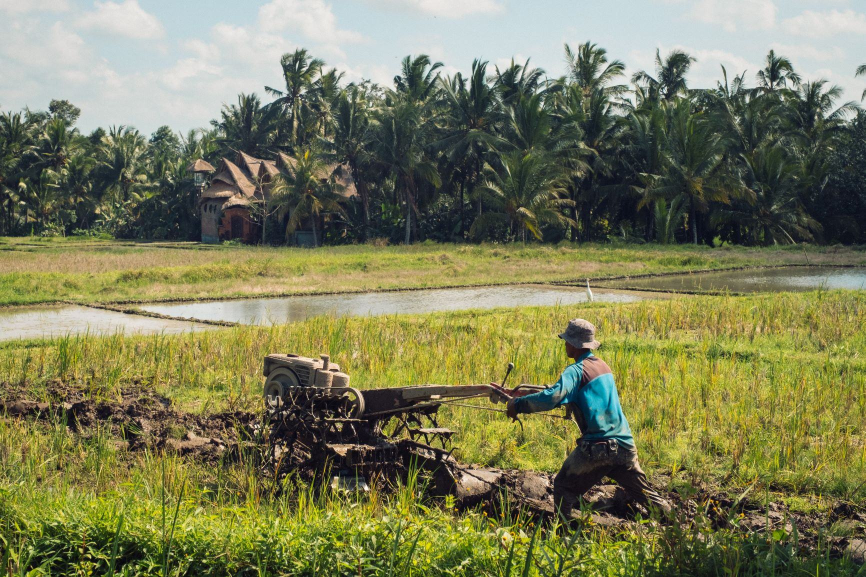
#> input picture tests/images/business-work-1.jpg, 1731 x 1154 px (shown at 1/2 size)
$ python smartcrop_v0_2_1.py tests/images/business-work-1.jpg out.png
#> lines starting #> are read from the running program, lines starting #| are printed output that depends on the picture; after the words box and inside, x2 and y2 are one past the last pixel; in counts of white or black regions, pixels touching at a corner belong together
#> in main, image is the input picture: PIL image 1731x1154 RGB; mean R, G, B 123.1, 124.7, 89
#!/usr/bin/env python
import argparse
import copy
import json
import math
import sys

from PIL import Image, ImageDraw, ImageMath
from PIL.ImageFilter import Kernel

import numpy as np

# Laplace kernel for edge detection
LAPLACE_KERNEL = np.array([[0, -1, 0], [-1, 4, -1], [0, -1, 0]])


def conv2d(a, f):
    """Source: https://stackoverflow.com/a/43087771/1211607 """
    s = f.shape + tuple(np.subtract(a.shape, f.shape) + 1)
    strd = np.lib.stride_tricks.as_strided
    subM = strd(a, shape = s, strides = a.strides * 2, writeable=False)
    return np.einsum('ij,ijkl->kl', f, subM)


def edge_detection(image):
    edges = conv2d(np.pad(image, 1, 'edge'), LAPLACE_KERNEL)
    edges = np.clip(edges, 0, 255).astype(np.uint8)
    return edges


def importance_map(width, height, rule_of_thirds=True, edge_radius=0.4, edge_weight=-20):
    """Draw a importance map

    Regions which are bright are considered important, dark regions unimportant
    """
    lx = np.linspace(0, 1, width)
    ly = np.linspace(0, 1, height)

    # Importance Implementation of smartcrop
    px = np.abs(0.5 - lx) * 2
    py = np.abs(0.5 - ly) * 2
    dx = px - 1 + edge_radius
    dy = py - 1 + edge_radius
    dx[dx < 0] = 0
    dy[dy < 0] = 0

    PX, PY = np.meshgrid(px, py, sparse=True)
    DX, DY = np.meshgrid(dx, dy, sparse=True)

    d = (DX**2 + DY**2) * edge_weight
    s = 1.41 - np.sqrt(PX**2 + PY**2)

    if rule_of_thirds:
        a = ((lx * 2 - 1 / 3) % 2 * 0.5 - 0.5) * 16
        a = 1 - a**2
        a[a < 0] = 0
        b = ((ly * 2 - 1 / 3) % 2 * 0.5 - 0.5) * 16
        b = 1 - b**2
        b[b < 0] = 0

        thirds = (a[:,np.newaxis].T + b[:,np.newaxis])
        thirds += np.flip(thirds)

        # Apply rule of thirds
        t = (s + d + 0.5) * 1.2
        t[t<0] = 0
        s += t * thirds

    return s + d


class SmartCrop(object):

    DEFAULT_SKIN_COLOR = [0.78, 0.57, 0.44]

    def __init__(
        self,
        detail_weight=0.2,
        edge_radius=0.4,
        edge_weight=-20,
        outside_importance=-0.5,
        rule_of_thirds=True,
        saturation_bias=0.2,
        saturation_brightness_max=0.9,
        saturation_brightness_min=0.05,
        saturation_threshold=0.4,
        saturation_weight=0.3,
        score_down_sample=8,
        skin_bias=0.01,
        skin_brightness_max=1,
        skin_brightness_min=0.2,
        skin_color=None,
        skin_threshold=0.8,
        skin_weight=1.8,
    ):
        self.detail_weight = detail_weight
        self.edge_radius = edge_radius
        self.edge_weight = edge_weight
        self.outside_importance = outside_importance
        self.rule_of_thirds = rule_of_thirds
        self.saturation_bias = saturation_bias
        self.saturation_brightness_max = saturation_brightness_max
        self.saturation_brightness_min = saturation_brightness_min
        self.saturation_threshold = saturation_threshold
        self.saturation_weight = saturation_weight
        self.score_down_sample = score_down_sample
        self.skin_bias = skin_bias
        self.skin_brightness_max = skin_brightness_max
        self.skin_brightness_min = skin_brightness_min
        self.skin_color = skin_color or self.DEFAULT_SKIN_COLOR
        self.skin_threshold = skin_threshold
        self.skin_weight = skin_weight

    def analyse(self, image, crop_width, crop_height, debug=False,
                max_scale=1, min_scale=0.8, scale_step=0.1):
        """
        Analyze image and return some suggestions of crops (coordinates).
        This implementation / algorithm is really slow for large images.
        Use `crop()` which is pre-scaling the image before analyzing it.
        """
        # It's not realy grayscale, we use the CIE transformation here
        self._gray = np.array(image.convert('L', (0.2126, 0.7152, 0.0722, 0))) / 255.0
        self._hsv = image.convert('HSV')

        self.img_edges = edge_detection(self._gray * 255)
        self.detect_skin(image)
        self.detect_saturation(image)

        output_image = Image.merge('RGB', [
            Image.fromarray(self.img_skin),
            Image.fromarray(self.img_edges),
            Image.fromarray(self.img_saturation)
        ])

        # Delete images which are no longer required
        del self.img_skin
        del self.img_edges
        del self.img_saturation

        if debug:
            skin, edge, sat = output_image.split()
            edge.save('debug/out_edge.jpg')
            sat.save('debug/out_sat.jpg')
            skin.save('debug/out_skin.jpg')

        # Scale down image for the scoring
        score_output_image = output_image.copy()
        score_output_image.thumbnail(
            (
                image.size[0] / self.score_down_sample,
                image.size[1] / self.score_down_sample
            ),
            Image.Resampling.LANCZOS)

        if debug:
            score_output_image.save('debug/score_image.jpg')

        # Build the arrays for the scoring
        skin, detail, saturation = score_output_image.split()
        skin, detail, saturation = map(np.array, (skin, detail, saturation))
        skin = skin / 255.0
        detail = detail / 255.0
        saturation = saturation / 255.0

        # Calculate the score for each pixel
        self._img_total_score = (detail * self.detail_weight) +\
            (saturation * (detail + self.saturation_bias) * self.saturation_weight) +\
            (skin * (detail + self.skin_bias) * self.skin_weight)

        crops = []
        top_score = -sys.maxsize
        top_crop = None
        for scale in np.arange(max_scale, min_scale - scale_step, -scale_step):
            # Create a importance map for the given scale
            mp = importance_map(int(crop_width * scale / self.score_down_sample),
                                int(crop_height * scale / self.score_down_sample),
                                self.edge_radius, self.edge_weight)

            # Convolve with the score image
            tst = conv2d(self._img_total_score, mp)
            # Extract the location of the maximal score
            argmax = np.unravel_index(np.argmax(tst), tst.shape)
            # Get the score, adjust the score by the scale
            score = tst[argmax[0],argmax[1]] / scale
            # Build the crop information
            crop = {
                'scale': scale,
                'score': score,
                'width': crop_width * scale,
                'height': crop_height * scale,
                'x': argmax[1] * scale * self.score_down_sample,
                'y': argmax[0] * scale * self.score_down_sample
            }
            crops.append(crop)
            if top_score < score:
                top_score = score
                top_crop = crop

        return {'crops': crops, 'top_crop': top_crop}

    def crop(self, image, width, height, debug=False, prescale=True,
             max_scale=1, min_scale=0.9, scale_step=0.1):
        """Not yet fully cleaned from https://github.com/hhatto/smartcrop.py."""
#> called with width = 100, height = 100, debug = False, prescale = True, max_scale = 1, min_scale = 0.8, scale_step = 0.1
        scale = min(image.size[0] / width, image.size[1] / height)
#> scale = 11.54
        crop_width = int(math.floor(width * scale))
#> crop_width = 1154
        crop_height = int(math.floor(height * scale))
#> crop_height = 1154
        # img = 100x100, width = 95x95, scale = 100/95, 1/scale > min
        # don't set minscale smaller than 1/scale
        # -> don't pick crops that need upscaling
        min_scale = min(max_scale, max(1 / scale, min_scale))
#> min_scale = 0.8

        prescale_size = 1
        if prescale:
            prescale_size = 1 / scale / min_scale
#> prescale_size = 0.108
            if prescale_size < 1:
                image = image.copy()
                image.thumbnail(
                    (int(image.size[0] * prescale_size), int(image.size[1] * prescale_size)),
                    Image.Resampling.LANCZOS)
#> image: PIL image 187x125 RGB
                crop_width = int(math.floor(crop_width * prescale_size))
#> crop_width = 125
                crop_height = int(math.floor(crop_height * prescale_size))
#> crop_height = 125
            else:
                prescale_size = 1

        if debug:
            image.save('debug/prescaled.jpg')

        result = self.analyse(
            image,
            crop_width=crop_width,
            crop_height=crop_height,
            min_scale=min_scale,
            max_scale=max_scale,
            scale_step=scale_step,
            debug=debug)
#> in analyse, `self._hsv = image.convert('HSV')`: self._hsv: PIL image 187x125 HSV; mean H, S, V 72.7, 89.5, 129.9

        for i in range(len(result['crops'])):
            crop = result['crops'][i]
            crop['x'] = int(crop['x'] / prescale_size)
            crop['y'] = int(crop['y'] / prescale_size)
            crop['width'] = int(crop['width'] / prescale_size)
            crop['height'] = int(crop['height'] / prescale_size)
        return result


    def detect_saturation(self, source_image):
        brightness_max = self.saturation_brightness_max
        brightness_min = self.saturation_brightness_min
        threshold = self.saturation_threshold

        gray = self._gray
        sat = np.array(self._hsv.split()[1]) / 255

        sat = (sat - threshold) * (255 / (1 - threshold))
        mask = (sat < 0) | ~((gray >= brightness_min) & (gray <= brightness_max))
        sat[mask] = 0

        self.img_saturation = sat.astype('uint8')

    def detect_skin(self, source_image):
        brightness_max = self.skin_brightness_max
        brightness_min = self.skin_brightness_min
        threshold = self.skin_threshold

        r, g, b = source_image.split()
        r, g, b = np.array(r, float), np.array(g, float), np.array(b, float)
#> r: shape (125, 187) float64
#> g: shape (125, 187) float64
#> b: shape (125, 187) float64
        mag = np.sqrt(r * r + g * g + b * b)
        rd = np.ones_like(r) * -self.skin_color[0]
        gd = np.ones_like(g) * -self.skin_color[1]
        bd = np.ones_like(b) * -self.skin_color[2]

        mask = ~(abs(mag) < 1e-6)
#> mask: shape (125, 187) bool; every value is 1
        rd[mask] = r[mask] / mag[mask] - self.skin_color[0]
        gd[mask] = g[mask] / mag[mask] - self.skin_color[1]
        bd[mask] = b[mask] / mag[mask] - self.skin_color[2]
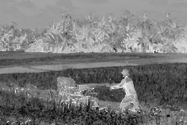
#> bd: shape (125, 187) float64; min -0.411, max 0.487, mean 0.0136; drawn with min black and max white

        skin = 1 - np.sqrt(rd * rd + gd * gd + bd * bd)
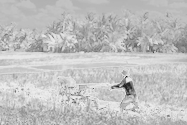
#> skin: shape (125, 187) float64; min 0.0603, max 0.938, mean 0.756
        skinimg = (skin - threshold) * (255 / (1 - threshold))
        mask = (skin > threshold) & (self._gray >= brightness_min) & (self._gray <= brightness_max)
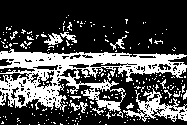
#> mask: shape (125, 187) bool; 29.7% white; 233 white regions (219 under 20 px), largest, box (x1, y1, x2, y2) and area: (0, 48, 187, 118) 4975, (123, 88, 187, 122) 752, (44, 33, 63, 45) 115
        skinimg[~mask] = 0
        self.img_skin = skinimg.astype('uint8')


def parse_argument():
    parser = argparse.ArgumentParser()
    parser.add_argument('inputfile', metavar='INPUT_FILE', help='input image file')
    parser.add_argument('outputfile', metavar='OUTPUT_FILE', help='output image file')
    parser.add_argument('--debug', dest='debug', action='store_true', help='debug mode')
    parser.add_argument('--width', dest='width', type=int, default=100, help='crop width')
    parser.add_argument('--height', dest='height', type=int, default=100, help='crop height')
    return parser.parse_args()


def main():
    import time
    options = parse_argument()

    image = Image.open(options.inputfile)
    if image.mode != 'RGB' and image.mode != 'RGBA':
        sys.stderr.write("{1} convert from mode='{0}' to mode='RGB'\n".format(
            image.mode, options.inputfile))
        new_image = Image.new('RGB', image.size)
        new_image.paste(image)
        image = new_image

    start = time.time()
    result = SmartCrop().crop(
        image,
        width=options.width,
        height=options.height,
        debug=options.debug,
        min_scale=0.8,
        max_scale=1.0)
#> in detect_saturation, `mask = (sat < 0) | ~((gray >= brightness_min) & (gray <= brightness_ma..`:
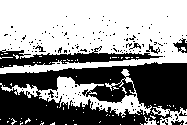
#> mask: shape (125, 187) bool; 57.1% white; 153 black regions (145 under 20 px), largest, box (x1, y1, x2, y2) and area: (0, 62, 187, 125) 8071, (0, 46, 163, 68) 1345, (173, 38, 187, 53) 100
#> in detect_saturation, `sat[mask] = 0`:
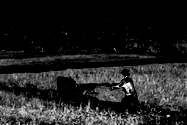
#> sat: shape (125, 187) float64; min 0, max 255, mean 32.6
#> in analyse, `output_image = Image.merge('RGB', [ Image.fromarray(self.img_skin), Im..`:
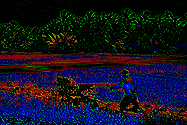
#> output_image: PIL image 187x125 RGB; mean R, G, B 18.8, 19.4, 32.4
#> the loop in analyse, `for scale in np.arange(max_scale, min_scale - scale_step, -scale_step):` made 3 passes
#> (argmax, score) on passes 1 to 2: ((0, 1), 10.89), ((1, 0), 11.06)
#> (argmax, score) on pass 3: ((3, 0), 10.21)
#> after the loop in analyse, `for scale in np.arange(max_scale, min_scale - scale_step, -scale_step):`: crops = 3 items; top_score = 11.06
#> in crop, `result = self.analyse( image, crop_width=crop_width, crop_height=crop_..`: result = 2 items
#> the loop in crop, `for i in range(len(result['crops'])):` made 3 passes
#> result = 2 items

    if options.debug:
        pass
        # print(json.dumps(result))
    box = (
        result['top_crop']['x'],
        result['top_crop']['y'],
        result['top_crop']['width'] + result['top_crop']['x'],
        result['top_crop']['height'] + result['top_crop']['y']
    )
#> box = (0, 66, 1038, 1104)

    # Due to rounding issues, the box might be slightly to big
    # Scale it to fit the image correctly
    if image.size[0] < box[2]:
        print('Fixing Width: %s -> %s' % (box[2], image.size[0]))
        scale = image.size[0] / box[2]
        box = tuple(int(e * scale) for e in box)

    if image.size[1] < box[3]:
        print('Fixing Height: %s -> %s' % (box[3], image.size[1]))
        scale = image.size[1] / box[3]
        box = tuple(int(e * scale) for e in box)


    image = Image.open(options.inputfile)
    image2 = image.crop(box)
    image2.thumbnail((options.width, options.height), Image.Resampling.LANCZOS)
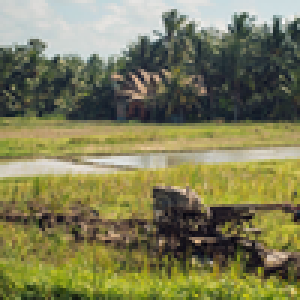
#> image2: PIL image 100x100 RGB (shown 3 times larger); mean R, G, B 126.1, 125.4, 87.7
    image2.save(options.outputfile, 'JPEG', quality=90)


if __name__ == '__main__':
    main()
